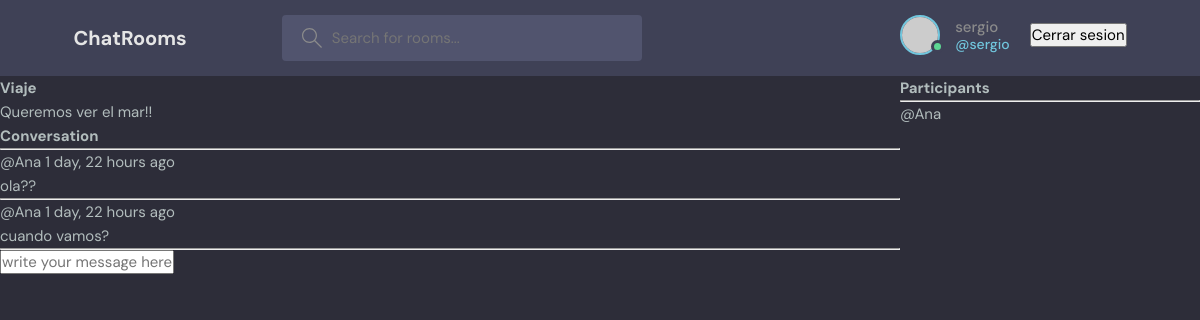
/room/5 (signed in), run on the app's committed database.
### principal/models.py (models this page shows, shortened)
class Room(models.Model):
    host = models.ForeignKey(User, on_delete=models.SET_NULL, null = True)
    topic = models.ForeignKey(Topic, on_delete=models.SET_NULL, null = True)
    name = models.CharField(max_length=200)
    participants = models.ManyToManyField(User, related_name='participants', blank=True)
    description = models.TextField(null=True, blank=True)
    updated = models.DateTimeField(auto_now=True)
    created = models.DateTimeField(auto_now_add=True)

class Message(models.Model):
    user = models.ForeignKey(User, on_delete=models.CASCADE)
    room = models.ForeignKey(Room, on_delete=models.CASCADE)
    body = models.TextField()
    updated = models.DateTimeField(auto_now=True)
    created = models.DateTimeField(auto_now_add=True)
    class Meta:
        ordering = ['-updated', '-created']

### principal/views.py (the view, shortened to what this page needs)
# urls.py: path('room/<int:id>', views.room, name="room"),
@login_required
def room(request, id):
    room = Room.objects.get(id=id)
    participants = room.participants.all()
    room_messages = room.message_set.all().order_by('-created')
    participants = room.participants.all()
    context = {"room": room, "room_messages": room_messages,
                'participants': participants}
    return render(request, 'principal/room.html', context)

### principal/templates/principal/room.html (shortened to what this page needs)
{% extends 'main.html' %}
{% block content %}
<div class='room-container'>
    <div>
        <h1>{{room.name}}</h1>
        <p>{{ room.description }}</p>
        <div class="comment-wrapper">
            <h3>Conversation</h3>
            <hr>
        </div>
            {% for message in room_messages %}
                <div>
                    <small>@{{message.user}} {{message.created|timesince}} ago </small>
                    <p>{{ message.body }}</p>
                    <hr>
                </div>
            {% endfor %}
            {% if request.user.is_authenticated %}
            <div class="comment-form">
                <form method="POST" action="">
                    <input type="text" name="body" placeholder="write your message here...">
                </form>
            </div>
            {% endif %}
    </div>
    <div>
        <h3>Participants</h3>
        <hr>
        {% for user in participants %}
            <div>
                <p>@{{ user.username }}</p>
            </div>
        {% endfor %}
    </div>
</div>
{% endblock %}

### principal/templates/navbar.html (shortened to what this page needs)
    <header class="header header--loggedIn">
      <div class="container">
        <a href="{% url 'home' %}" class="header__logo">
          <h1>ChatRooms</h1>
        </a>
        <form class="header__search" method="GET" action="{% url 'home' %}">
          <label>
            <input name = "q" placeholder="Search for rooms..." />
          </label>
        </form>
        <nav class="header__menu">
          {% if request.user.is_authenticated %}
          <div class="header__user">
            <a href="{% url 'user-profile' request.user.username %}">
              <div class="avatar avatar--medium active">
                <img src="https://randomuser.me/api/portraits/men/37.jpg" />
              </div>
              <p>{{request.user.username}} <span>@{{request.user.username}}<span></p>
            </a>
            {% if request.user.is_authenticated %}
<form method="POST" action="/logout/">
            <button type="submit">Cerrar sesion</button>
 </form>
{% else %}
    <a href="{% url 'login' %}">Login</a>
{% endif %}
          </div>
          {% else %}
          <a href="{% url 'login' %}">
            <img src="./assets/avatar.svg" />
            <p>Login</p>
          </a>
          {% endif %}
          </div>
    </header>

### principal/static/styles/style.css (style rules this page uses)
:root { --color-main: #71c6dd; --color-main-light: #e1f6fb; --color-dark: #3f4156; --color-dark-medium: #51546e; --color-dark-light: #696d97; --color-light: #e5e5e5; --color-gray: #8b8b8b; --color-light-gray: #b2bdbd; --color-bg: #2d2d39; --color-success: #5dd693; --color-error: #fc4b0b; }
* { font-family: "DM Sans", -apple-system, BlinkMacSystemFont, "Segoe UI", Roboto, Oxygen, Ubuntu, Cantarell, "Open Sans", "Helvetica Neue", sans-serif; margin: 0; padding: 0; box-sizing: border-box; text-rendering: optimizeLegibility; font-size: inherit; }
html { font-size: 56.25%; }
@media only screen and (min-width: 1200px) { html { font-size: 62.5%; } }
body { line-height: 1.6; font-weight: 400; font-size: 1.5rem; color: var(--color-light-gray); background-color: var(--color-bg); min-height: 100vh; }
img { width: 100%; }
a { display: inline-block; color: var(--color-main); text-decoration: none; }
.container { max-width: 120rem; width: 90%; margin: auto; }
.avatar { position: relative; display: inline-block; border-radius: 50%; border: 2px solid var(--color-main); }
.avatar img { display: block; border-radius: 50%; object-fit: cover; object-position: center; }
.avatar::after { content: ""; display: block; position: absolute; background-color: var(--color-gray); z-index: 111; border-radius: 50%; border: 0.3rem solid var(--color-dark); }
.avatar.active::after { background-color: var(--color-success); }
.avatar.avatar--medium img { width: 3.6rem; height: 3.6rem; border-radius: 50%; }
.avatar.avatar--medium:after { width: 0.7rem; height: 0.7rem; bottom: 0px; right: -6px; }
.header { padding: 1.5rem; background-color: var(--color-dark); }
.header > .container { display: flex; gap: 9.5rem; }
.header__logo, .header__user { display: flex; gap: 2rem; align-items: center; }
.header__logo > h1 { font-weight: 700; font-size: 2rem; color: var(--color-light); }
.header__search > label { background-color: var(--color-dark-medium); padding: 1.3rem 1rem; display: flex; align-items: center; gap: 1rem; border-radius: 4px; }
.header__search svg { fill: var(--color-gray); width: 2rem; height: 2rem; margin-left: 1rem; }
.header__search input { width: 30rem; background: transparent; border: none; outline: none; color: var(--color-light); }
.header__menu { margin-left: auto; position: relative; }
.header__menu a { display: flex; gap: 1.5rem; align-items: center; font-weight: 500; text-decoration: none; color: var(--color-gray); }
.header__menu img { height: 3.6rem; }
.header__menu p { line-height: 1.2; }
.header__menu span { color: var(--color-main); font-weight: 500; font-size: 1.4rem; display: block; }

### principal/templates/principal/room.html (style rules this page uses)
.room-container { display: grid; grid-template-columns: 3fr 1fr; }

### data on the page
Room: name "Viaje", description "Queremos ver el mar!!"
Message: user "Ana", created "1 day, 22 hours", body "ola??"
Message: user "Ana", created "1 day, 22 hours", body "cuando vamos?"

### other printed values
{{ request.user.username }} "sergio"
{{ user.username }} "Ana"
